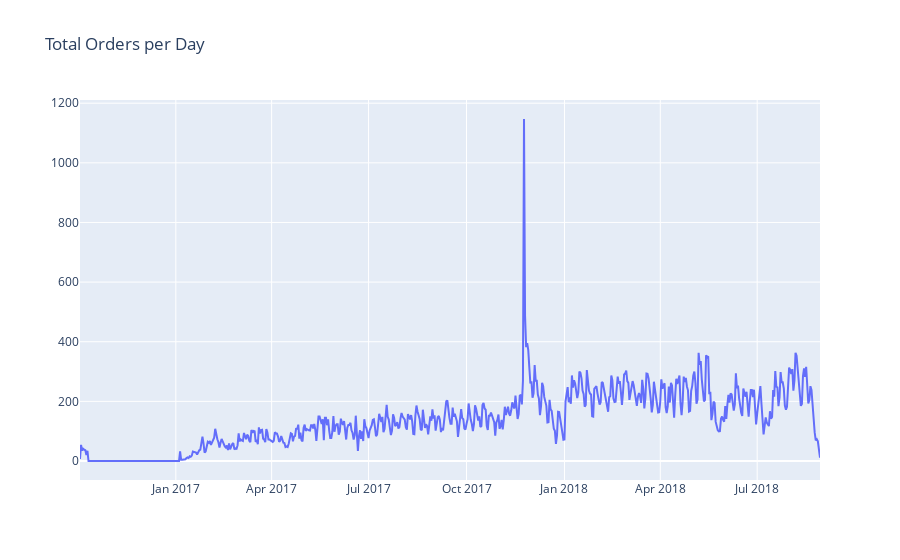

The cell this chart's notebook holds for it:
### Code cell
fig = px.line(daily_orders, 
              x='order_purchase_timestamp', 
              y='order_count',
              title='Total Orders per Day')
fig.update_layout(
    xaxis=dict(
        title=None
    ),
    yaxis=dict(
        title=None
    )
)
fig.show()

### Figure 1 — Plotly figure (JSON) as saved in the notebook; plotly's stock layout.template omitted (floating-point values rounded to 4 significant figures; data arrays with more than 128 entries replaced by an {"elided": "..."} marker saying what was removed)
{"data": [{"hovertemplate": "order_purchase_timestamp=%{x}<br>order_count=%{y}<extra></extra>", "legendgroup": "", "line": {"color": "#636efa", "dash": "solid"}, "marker": {"symbol": "circle"}, "mode": "lines", "name": "", "orientation": "v", "showlegend": false, "type": "scatter", "x": {"elided": "696 str values"}, "xaxis": "x", "y": {"elided": "696 int values"}, "yaxis": "y"}], "layout": {"legend": {"tracegroupgap": 0}, "title": {"text": "Total Orders per Day"}, "xaxis": {"anchor": "y", "domain": [0, 1], "title": {}}, "yaxis": {"anchor": "x", "domain": [0, 1], "title": {}}}}
